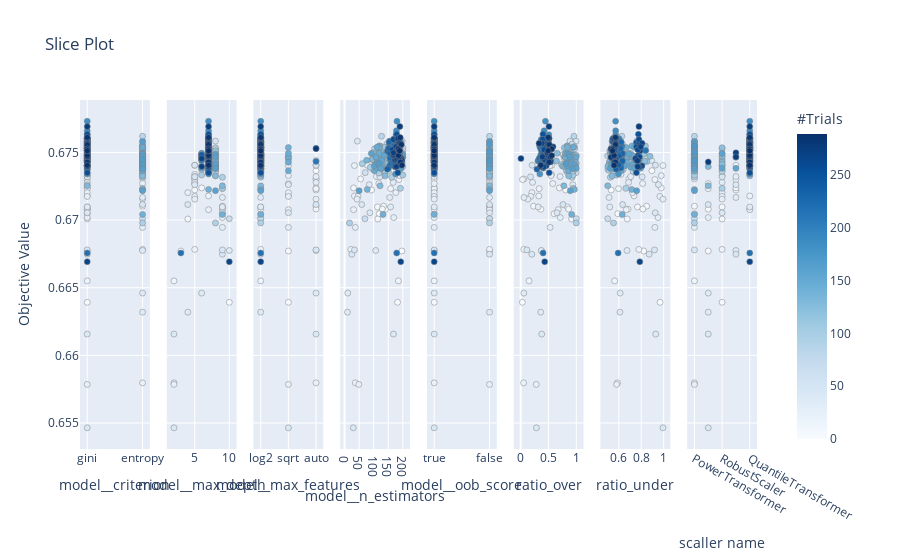

The notebook cell saved with this chart:
### Code cell
# Visualize individual hyperparameters as slice plot.
optuna.visualization.plot_slice(study)

### Figure 1 — Plotly figure (JSON) as saved in the notebook; plotly's stock layout.template omitted (floating-point values rounded to 4 significant figures; data arrays with more than 128 entries replaced by an {"elided": "..."} marker saying what was removed)
{"data": [{"marker": {"color": {"elided": "290 int values"}, "colorbar": {"title": {"text": "#Trials"}, "x": 1, "xpad": 40, "y": 0.5}, "colorscale": [[0, "rgb(247,251,255)"], [0.125, "rgb(222,235,247)"], [0.25, "rgb(198,219,239)"], [0.375, "rgb(158,202,225)"], [0.5, "rgb(107,174,214)"], [0.625, "rgb(66,146,198)"], [0.75, "rgb(33,113,181)"], [0.875, "rgb(8,81,156)"], [1, "rgb(8,48,107)"]], "line": {"color": "Grey", "width": 0.5}, "showscale": true}, "mode": "markers", "showlegend": false, "type": "scatter", "x": {"elided": "290 str values"}, "xaxis": "x", "y": {"elided": "290 float values"}, "yaxis": "y"}, {"marker": {"color": {"elided": "290 int values"}, "colorbar": {"title": {"text": "#Trials"}, "x": 1, "xpad": 40}, "colorscale": [[0, "rgb(247,251,255)"], [0.125, "rgb(222,235,247)"], [0.25, "rgb(198,219,239)"], [0.375, "rgb(158,202,225)"], [0.5, "rgb(107,174,214)"], [0.625, "rgb(66,146,198)"], [0.75, "rgb(33,113,181)"], [0.875, "rgb(8,81,156)"], [1, "rgb(8,48,107)"]], "line": {"color": "Grey", "width": 0.5}, "showscale": false}, "mode": "markers", "showlegend": false, "type": "scatter", "x": {"elided": "290 int values"}, "xaxis": "x2", "y": {"elided": "290 float values"}, "yaxis": "y2"}, {"marker": {"color": {"elided": "290 int values"}, "colorbar": {"title": {"text": "#Trials"}, "x": 1, "xpad": 40}, "colorscale": [[0, "rgb(247,251,255)"], [0.125, "rgb(222,235,247)"], [0.25, "rgb(198,219,239)"], [0.375, "rgb(158,202,225)"], [0.5, "rgb(107,174,214)"], [0.625, "rgb(66,146,198)"], [0.75, "rgb(33,113,181)"], [0.875, "rgb(8,81,156)"], [1, "rgb(8,48,107)"]], "line": {"color": "Grey", "width": 0.5}, "showscale": false}, "mode": "markers", "showlegend": false, "type": "scatter", "x": {"elided": "290 str values"}, "xaxis": "x3", "y": {"elided": "290 float values"}, "yaxis": "y3"}, {"marker": {"color": {"elided": "290 int values"}, "colorbar": {"title": {"text": "#Trials"}, "x": 1, "xpad": 40}, "colorscale": [[0, "rgb(247,251,255)"], [0.125, "rgb(222,235,247)"], [0.25, "rgb(198,219,239)"], [0.375, "rgb(158,202,225)"], [0.5, "rgb(107,174,214)"], [0.625, "rgb(66,146,198)"], [0.75, "rgb(33,113,181)"], [0.875, "rgb(8,81,156)"], [1, "rgb(8,48,107)"]], "line": {"color": "Grey", "width": 0.5}, "showscale": false}, "mode": "markers", "showlegend": false, "type": "scatter", "x": {"elided": "290 int values"}, "xaxis": "x4", "y": {"elided": "290 float values"}, "yaxis": "y4"}, {"marker": {"color": {"elided": "290 int values"}, "colorbar": {"title": {"text": "#Trials"}, "x": 1, "xpad": 40}, "colorscale": [[0, "rgb(247,251,255)"], [0.125, "rgb(222,235,247)"], [0.25, "rgb(198,219,239)"], [0.375, "rgb(158,202,225)"], [0.5, "rgb(107,174,214)"], [0.625, "rgb(66,146,198)"], [0.75, "rgb(33,113,181)"], [0.875, "rgb(8,81,156)"], [1, "rgb(8,48,107)"]], "line": {"color": "Grey", "width": 0.5}, "showscale": false}, "mode": "markers", "showlegend": false, "type": "scatter", "x": {"elided": "290 bool values"}, "xaxis": "x5", "y": {"elided": "290 float values"}, "yaxis": "y5"}, {"marker": {"color": {"elided": "290 int values"}, "colorbar": {"title": {"text": "#Trials"}, "x": 1, "xpad": 40}, "colorscale": [[0, "rgb(247,251,255)"], [0.125, "rgb(222,235,247)"], [0.25, "rgb(198,219,239)"], [0.375, "rgb(158,202,225)"], [0.5, "rgb(107,174,214)"], [0.625, "rgb(66,146,198)"], [0.75, "rgb(33,113,181)"], [0.875, "rgb(8,81,156)"], [1, "rgb(8,48,107)"]], "line": {"color": "Grey", "width": 0.5}, "showscale": false}, "mode": "markers", "showlegend": false, "type": "scatter", "x": {"elided": "290 float values"}, "xaxis": "x6", "y": {"elided": "290 float values"}, "yaxis": "y6"}, {"marker": {"color": {"elided": "290 int values"}, "colorbar": {"title": {"text": "#Trials"}, "x": 1, "xpad": 40}, "colorscale": [[0, "rgb(247,251,255)"], [0.125, "rgb(222,235,247)"], [0.25, "rgb(198,219,239)"], [0.375, "rgb(158,202,225)"], [0.5, "rgb(107,174,214)"], [0.625, "rgb(66,146,198)"], [0.75, "rgb(33,113,181)"], [0.875, "rgb(8,81,156)"], [1, "rgb(8,48,107)"]], "line": {"color": "Grey", "width": 0.5}, "showscale": false}, "mode": "markers", "showlegend": false, "type": "scatter", "x": {"elided": "290 float values"}, "xaxis": "x7", "y": {"elided": "290 float values"}, "yaxis": "y7"}, {"marker": {"color": {"elided": "290 int values"}, "colorbar": {"title": {"text": "#Trials"}, "x": 1, "xpad": 40}, "colorscale": [[0, "rgb(247,251,255)"], [0.125, "rgb(222,235,247)"], [0.25, "rgb(198,219,239)"], [0.375, "rgb(158,202,225)"], [0.5, "rgb(107,174,214)"], [0.625, "rgb(66,146,198)"], [0.75, "rgb(33,113,181)"], [0.875, "rgb(8,81,156)"], [1, "rgb(8,48,107)"]], "line": {"color": "Grey", "width": 0.5}, "showscale": false}, "mode": "markers", "showlegend": false, "type": "scatter", "x": {"elided": "290 str values"}, "xaxis": "x8", "y": {"elided": "290 float values"}, "yaxis": "y8"}], "layout": {"autosize": true, "title": {"text": "Slice Plot"}, "xaxis": {"anchor": "y", "autorange": true, "domain": [0, 0.1031], "range": [-0.1357, 1.136], "title": {"text": "model__criterion"}, "type": "category"}, "xaxis2": {"anchor": "y2", "autorange": true, "domain": [0.1281, 0.2312], "range": [0.9144, 11.09], "title": {"text": "model__max_depth"}, "type": "linear"}, "xaxis3": {"anchor": "y3", "autorange": true, "domain": [0.2562, 0.3594], "range": [-0.2714, 2.271], "title": {"text": "model__max_features"}, "type": "category"}, "xaxis4": {"anchor": "y4", "autorange": true, "domain": [0.3844, 0.4875], "range": [-15.78, 225.8], "title": {"text": "model__n_estimators"}, "type": "linear"}, "xaxis5": {"anchor": "y5", "autorange": true, "domain": [0.5125, 0.6156], "range": [-0.1357, 1.136], "title": {"text": "model__oob_score"}, "type": "category"}, "xaxis6": {"anchor": "y6", "autorange": true, "domain": [0.6406, 0.7438], "range": [-0.1308, 1.135], "title": {"text": "ratio_over"}, "type": "linear"}, "xaxis7": {"anchor": "y7", "autorange": true, "domain": [0.7688, 0.8719], "range": [0.4337, 1.061], "title": {"text": "ratio_under"}, "type": "linear"}, "xaxis8": {"anchor": "y8", "autorange": true, "domain": [0.8969, 1], "range": [-0.5428, 4.543], "title": {"text": "scaller name"}, "type": "category"}, "yaxis": {"anchor": "x", "autorange": true, "domain": [0, 1], "range": [0.6521, 0.6798], "title": {"text": "Objective Value"}, "type": "linear"}, "yaxis2": {"anchor": "x2", "autorange": true, "domain": [0, 1], "matches": "y", "range": [0.6521, 0.6798], "showticklabels": false, "type": "linear"}, "yaxis3": {"anchor": "x3", "autorange": true, "domain": [0, 1], "matches": "y", "range": [0.6521, 0.6798], "showticklabels": false, "type": "linear"}, "yaxis4": {"anchor": "x4", "autorange": true, "domain": [0, 1], "matches": "y", "range": [0.6521, 0.6798], "showticklabels": false, "type": "linear"}, "yaxis5": {"anchor": "x5", "autorange": true, "domain": [0, 1], "matches": "y", "range": [0.6521, 0.6798], "showticklabels": false, "type": "linear"}, "yaxis6": {"anchor": "x6", "autorange": true, "domain": [0, 1], "matches": "y", "range": [0.6521, 0.6798], "showticklabels": false, "type": "linear"}, "yaxis7": {"anchor": "x7", "autorange": true, "domain": [0, 1], "matches": "y", "range": [0.6521, 0.6798], "showticklabels": false, "type": "linear"}, "yaxis8": {"anchor": "x8", "autorange": true, "domain": [0, 1], "matches": "y", "range": [0.6521, 0.6798], "showticklabels": false, "type": "linear"}}}
